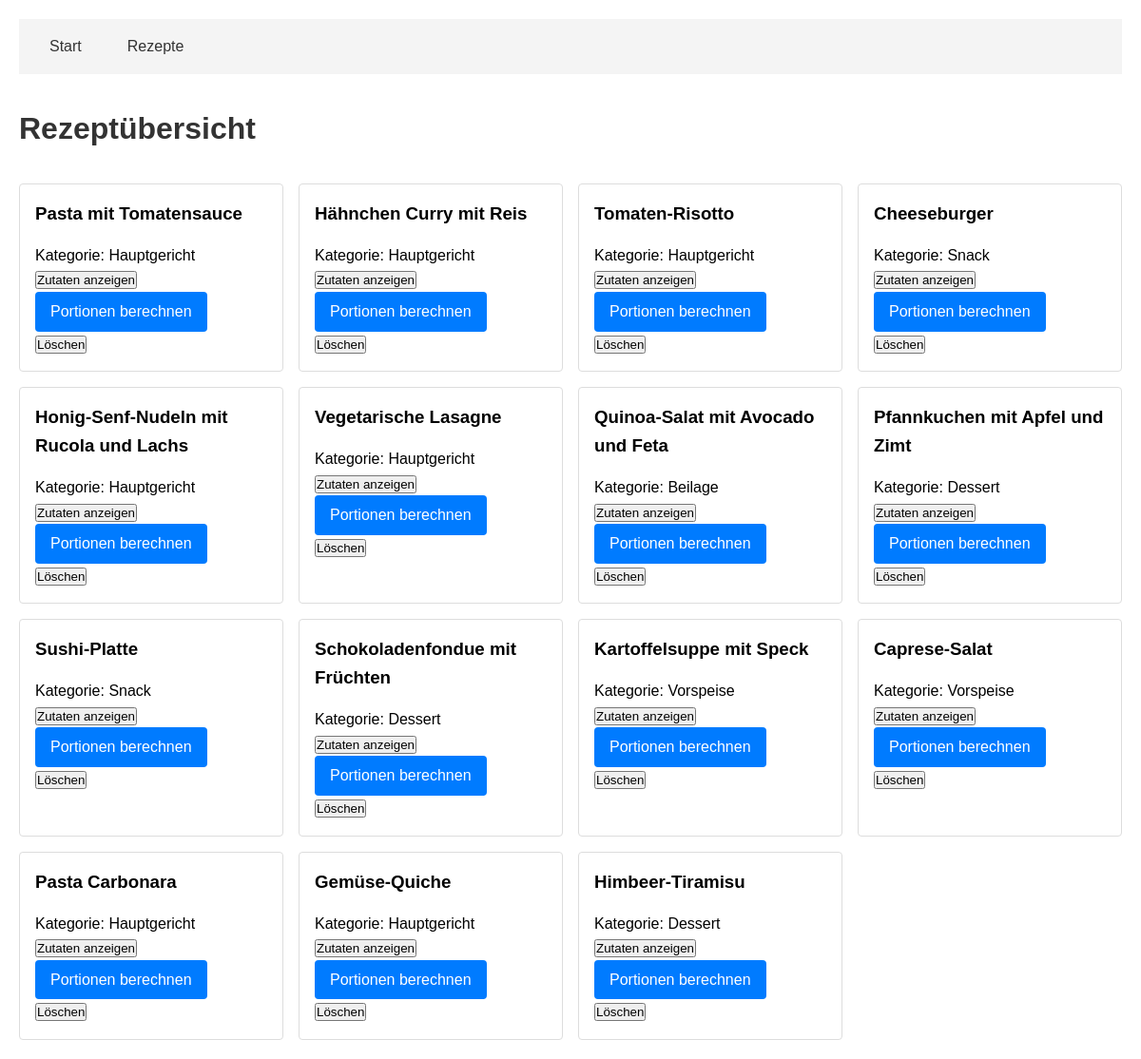
Screenshot of /recipe/ with the database file from the repository.
### app/models/recipe.py (models this page shows, shortened)
class Recipe(db.Model):
    __tablename__ = 'recipes'
    id = db.Column(db.Integer, primary_key=True, autoincrement=True)
    name = db.Column(db.String, nullable=False)
    description = db.Column(db.Text)
    category = db.Column(db.String)

### app/routes/recipe_routes.py (the view)
@bp.route('/')
def list_recipes():
    recipes = RecipeService.get_all_recipes()
    return render_template('recipes.html', recipes=recipes)

### app/services/recipe_service.py (called while the page is built)
    @staticmethod
    def get_all_recipes():
        return Recipe.query.all()

### app/templates/recipes.html (shortened to what this page needs)
{% extends "base.html" %}
{% block content %}
    <h1>Rezeptübersicht</h1>
    <div class="recipes-grid">
        {% for recipe in recipes %}
            <div class="recipe-card">
                <h3>{{ recipe.name }}</h3>
                <p>Kategorie: {{ recipe.category }}</p>
                <button onclick="showIngredients({{ recipe.id }})">Zutaten anzeigen</button>
                <a href="{{ url_for('recipe.calculate_ingredients', recipe_id=recipe.id) }}" class="btn">Portionen berechnen</a>
                <form action="{{ url_for('recipe.delete_recipe', recipe_id=recipe.id) }}" method="POST">
                    <button type="submit" class="btn-delete">Löschen</button>
                </form>
            </div>
        {% endfor %}
    </div>
{% endblock %}

### app/templates/base.html (shortened to what this page needs)
<!DOCTYPE html>
<html>
<head>
    <link rel="stylesheet" href="{{ url_for('static', filename='css/main.css') }}">
</head>
<body>
    <nav>
        <ul>
            <li><a href="{{ url_for('main.index') }}">Start</a></li>
            <li><a href="{{ url_for('recipe.list_recipes') }}">Rezepte</a></li>
        </ul>
    </nav>
    <main>
        {% block content %}{% endblock %}
    </main>
</body>
</html>

### app/static/css/main.css (style rules this page uses)
* { margin: 0; padding: 0; box-sizing: border-box; }
body { font-family: Arial, sans-serif; line-height: 1.6; padding: 20px; max-width: 1200px; margin: 0 auto; }
nav { background-color: #f4f4f4; padding: 1rem; margin-bottom: 2rem; }
nav ul { list-style: none; display: flex; gap: 1rem; }
nav a { color: #333; text-decoration: none; padding: 0.5rem 1rem; }
h1 { margin-bottom: 2rem; color: #333; }
.recipes-grid { display: grid; grid-template-columns: repeat(auto-fill, minmax(250px, 1fr)); gap: 1rem; margin-top: 2rem; }
.recipe-card { border: 1px solid #ddd; padding: 1rem; border-radius: 4px; background-color: #fff; }
.recipe-card h3 { margin-bottom: 1rem; }
.btn { display: inline-block; padding: 0.5rem 1rem; background-color: #007bff; color: white; text-decoration: none; border-radius: 4px; cursor: pointer; }

### rows the page displays
Recipe: name "Pasta mit Tomatensauce", category "Hauptgericht"
Recipe: name "Hähnchen Curry mit Reis", category "Hauptgericht"
Recipe: name "Tomaten-Risotto", category "Hauptgericht"
Recipe: name "Cheeseburger", category "Snack"
Recipe: name "Honig-Senf-Nudeln mit Rucola und Lachs", category "Hauptgericht"
Recipe: name "Vegetarische Lasagne", category "Hauptgericht"
Recipe: name "Quinoa-Salat mit Avocado und Feta", category "Beilage"
Recipe: name "Pfannkuchen mit Apfel und Zimt", category "Dessert"
Recipe: name "Sushi-Platte", category "Snack"
Recipe: name "Schokoladenfondue mit Früchten", category "Dessert"
Recipe: name "Kartoffelsuppe mit Speck", category "Vorspeise"
Recipe: name "Caprese-Salat", category "Vorspeise"
Recipe: name "Pasta Carbonara", category "Hauptgericht"
Recipe: name "Gemüse-Quiche", category "Hauptgericht"
Recipe: name "Himbeer-Tiramisu", category "Dessert"
